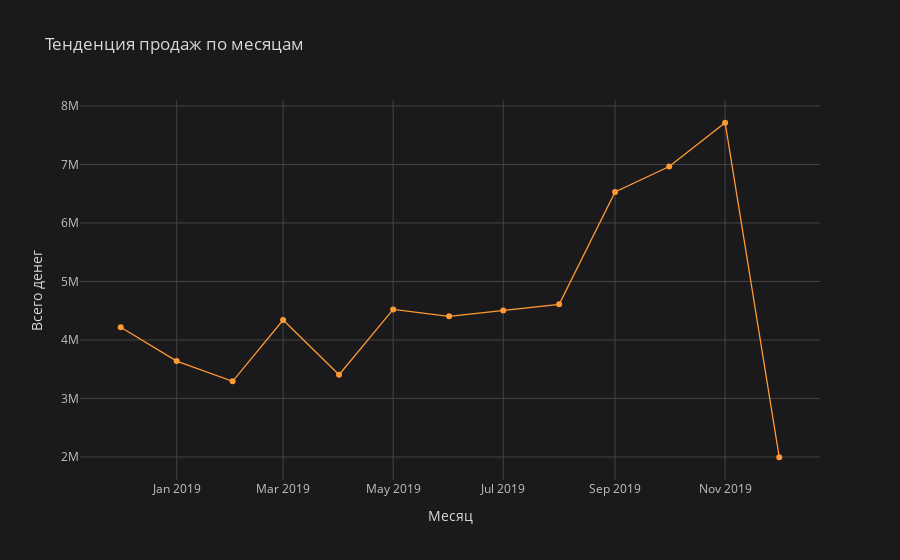

Write notebook code for a chart like this one.
### Code cell
total_month.iplot(x = 'Date', y = 'Total', title = 'Тенденция продаж по месяцам', 
                  yTitle = 'Всего денег', xTitle = 'Месяц', mode="lines+markers", size = 6)

### Figure 1 — Plotly figure (JSON) as saved in the notebook; plotly's stock layout.template omitted (floating-point values rounded to 4 significant figures)
{"data": [{"line": {"color": "rgba(255, 153, 51, 1.0)", "dash": "solid", "shape": "linear", "width": 1.3}, "marker": {"size": 6, "symbol": "circle"}, "mode": "lines+markers", "name": "Total", "text": "", "type": "scatter", "x": ["2018-12", "2019-01", "2019-02", "2019-03", "2019-04", "2019-05", "2019-06", "2019-07", "2019-08", "2019-09", "2019-10", "2019-11", "2019-12"], "y": [4217000.0, 3639000.0, 3292000.0, 4340000.0, 3406000.0, 4522000.0, 4404000.0, 4502000.0, 4610000.0, 6529000.0, 6965000.0, 7713000.0, 1995000.0]}], "layout": {"legend": {"bgcolor": "#1A1A1C", "font": {"color": "#D9D9D9"}}, "paper_bgcolor": "#1A1A1C", "plot_bgcolor": "#1A1A1C", "title": {"font": {"color": "#D9D9D9"}, "text": "Тенденция продаж по месяцам"}, "xaxis": {"gridcolor": "#434343", "showgrid": true, "tickfont": {"color": "#C2C2C2"}, "title": {"font": {"color": "#D9D9D9"}, "text": "Месяц"}, "zerolinecolor": "#666570"}, "yaxis": {"gridcolor": "#434343", "showgrid": true, "tickfont": {"color": "#C2C2C2"}, "title": {"font": {"color": "#D9D9D9"}, "text": "Всего денег"}, "zerolinecolor": "#666570"}}}
